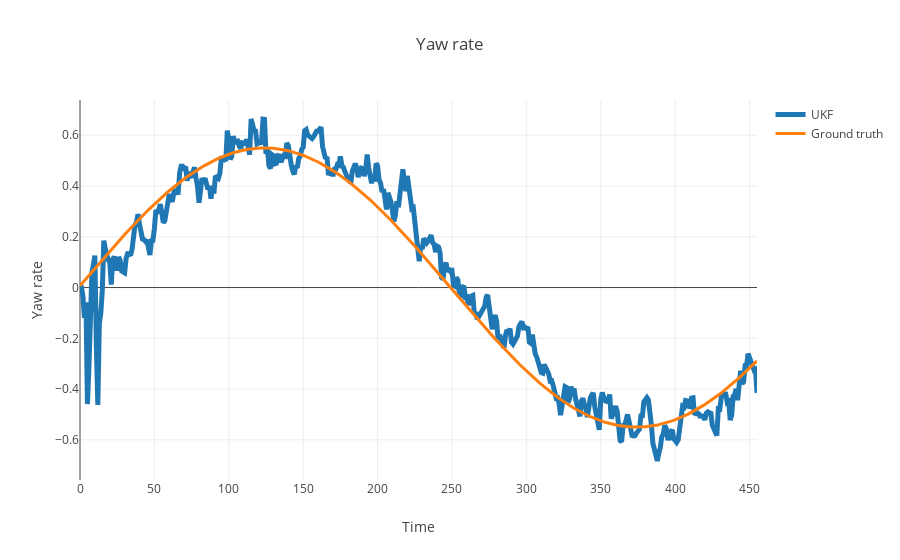

Here is the notebook cell this chart was saved with:
### Code cell
data = [
    go.Scatter(
        x=UKF.index,
        y=UKF['yaw_rate_state'],
        name='UKF',
        line = dict(
            width = 5
        )
    ),
    go.Scatter(
        x=UKF.index,
        y=UKF['yaw_rate_ground_truth'],
        name='Ground truth',
        line = dict(
            width = 3
        )
    )
]
layout = go.Layout(
    title='Yaw rate',
    yaxis=dict(title='Yaw rate'),
    xaxis=dict(title='Time')
)

fig = go.Figure(data=data, layout=layout)
iplot(fig)

### Figure 1 — Plotly figure (JSON) as saved in the notebook; plotly's stock layout.template omitted (floating-point values rounded to 4 significant figures; data arrays with more than 128 entries replaced by an {"elided": "..."} marker saying what was removed)
{"data": [{"line": {"width": 5}, "name": "UKF", "type": "scatter", "x": {"elided": "456 int values"}, "y": {"elided": "456 float values"}}, {"line": {"width": 3}, "name": "Ground truth", "type": "scatter", "x": {"elided": "456 int values"}, "y": {"elided": "456 float values"}}], "layout": {"title": "Yaw rate", "xaxis": {"title": "Time"}, "yaxis": {"title": "Yaw rate"}}}
